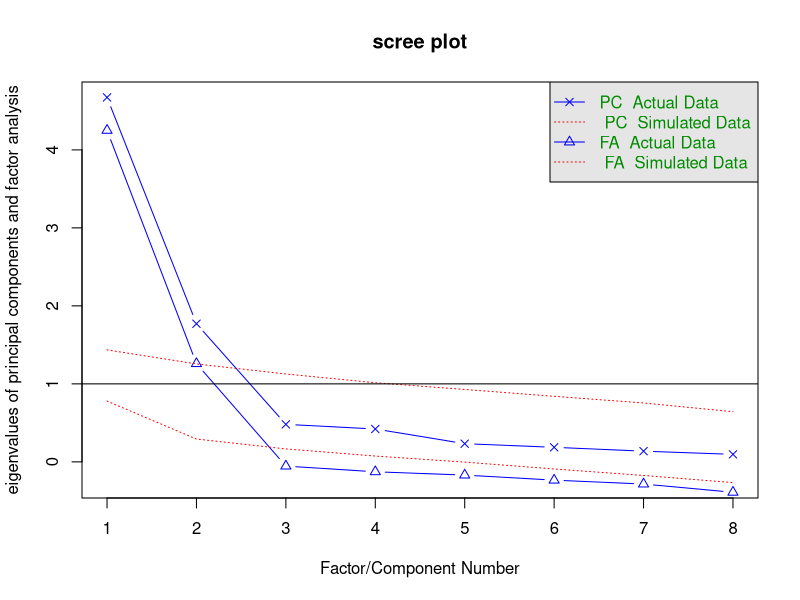
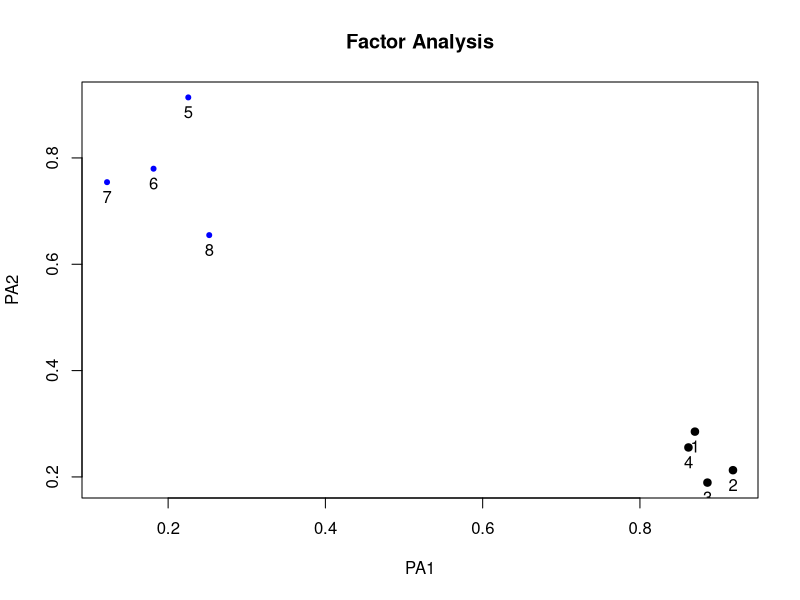
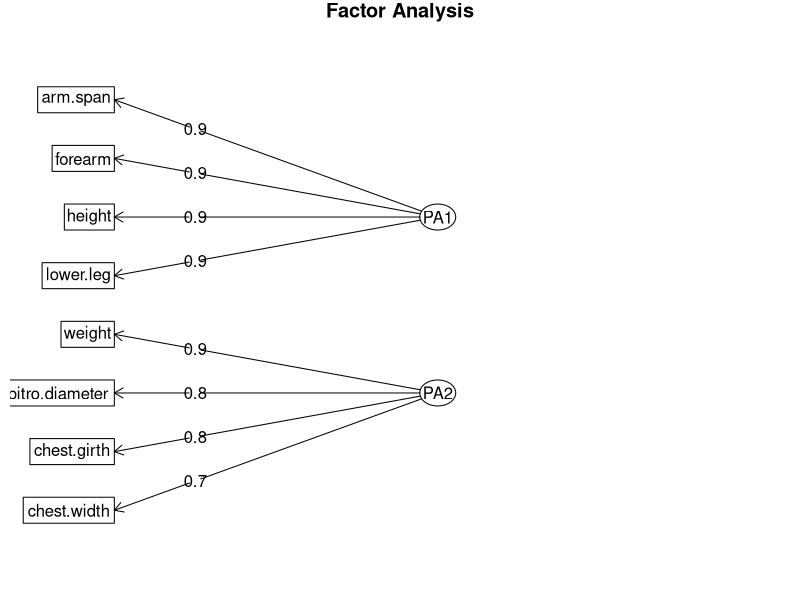
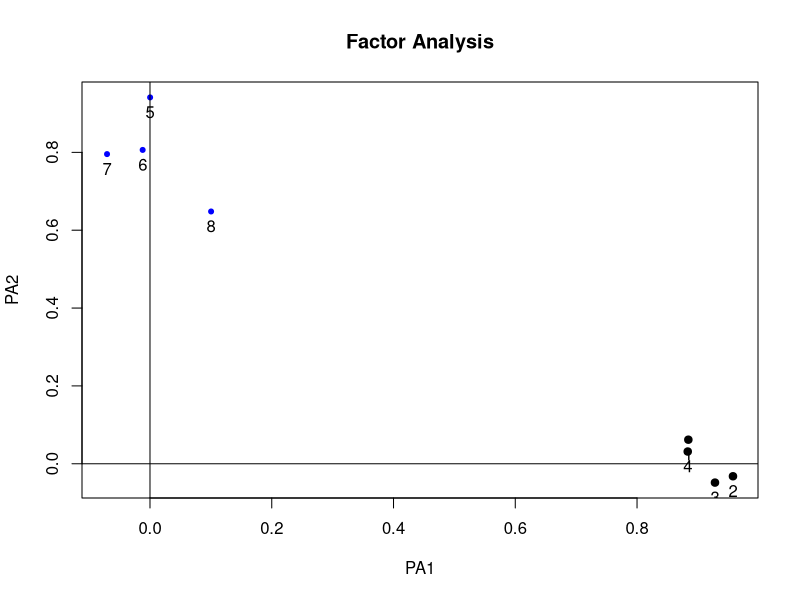
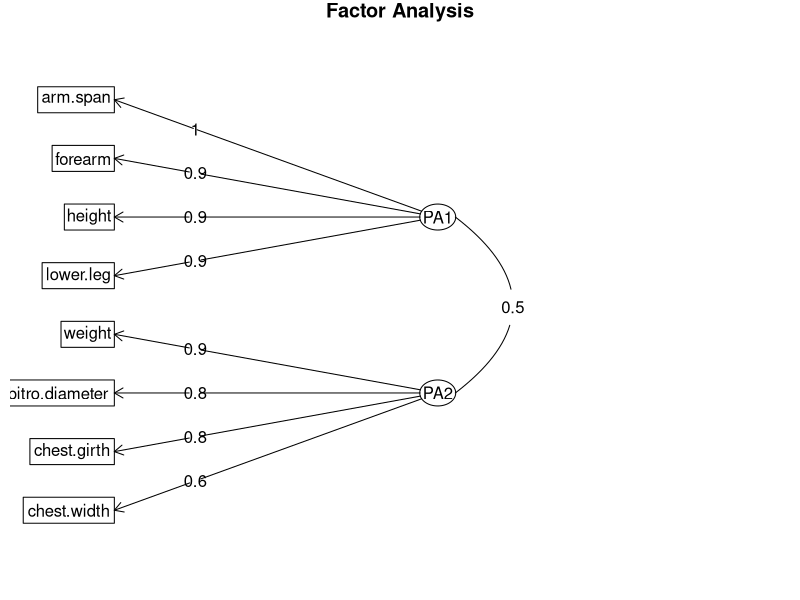

Here is the R script that generated these plots, in order:
View(Harman23.cor)
h23<-Harman23.cor
library(psych)
covariances <- h23$cov
correlations<-cov2cor(covariances)
fa.parallel(correlations,fa="both",n.obs =112,main = "scree plot")
fa(r=correlations,nfactors = 2,rotate = "none",fm="pa")
fa.varimax<-fa(correlations,nfactors = 2,rotate = "varimax",fm="pa")
fa.varimax
fa.varimax$weights
factor.plot(fa.varimax)
fa.diagram(fa.varimax,simple = FALSE)

fa.promax <-fa(correlations,nfactors = 2,rotate = "promax",fm="pa")
fa.promax$weights
factor.plot(fa.promax)
fa.diagram(fa.promax,simple = FALSE)
